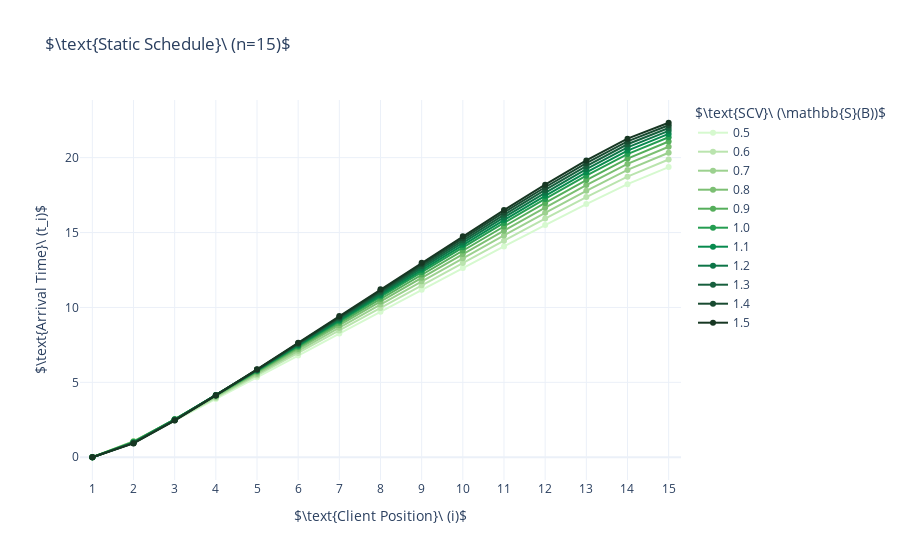
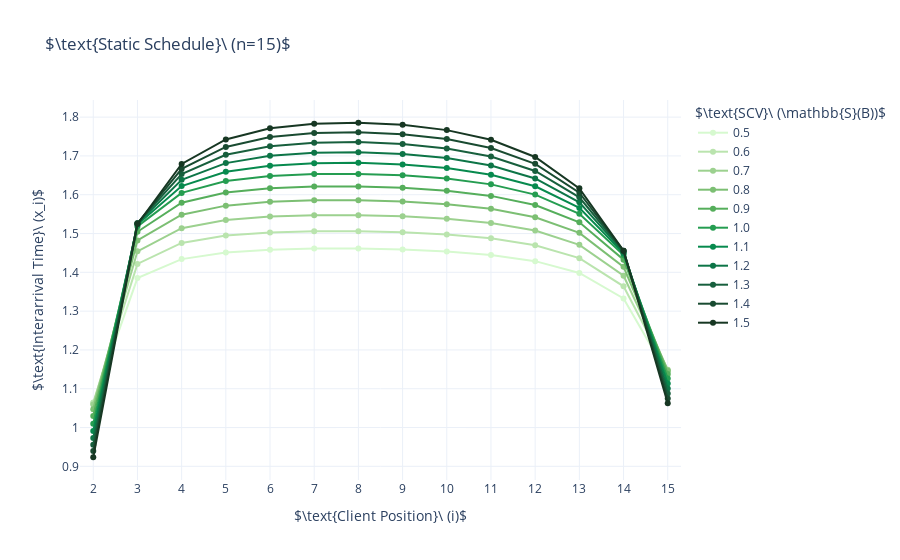

The cell these charts' notebook holds for them, in order:
### Markdown cell above
We draw the following plot.

### Code cell
omega = 0.5
n = 15

schedules = []
costs = []

SCV_list = np.arange(0.5,1.51,0.1)

for SCV in SCV_list:
    
    url = f'http://www.appointmentscheduling.info/index.php?SCV={SCV:.1f}&N={n}&omega={omega}&objFun=1'

    # opening up connection, grabbing the page
    uClient = urlopen(url)
    page_html = uClient.read()
    uClient.close()

    # html parsing
    page_soup = soup(page_html, "html.parser")
    table = page_soup.findAll("table", {"class": "bordered"})[1]

    # get appointment schedule
    df = pd.read_html(str(table))[0]
    schedule = df[df.columns[2]].values[:-2]
    
    schedules += [schedule]
    # costs += [static_cost_hyp(schedule, K, p, mu, omega)]

# plot arrival times
palette = cycle(px.colors.sequential.algae)
fig = go.Figure()

for i in range(len(SCV_list)):
    
    fig.add_trace(go.Scatter(x=np.arange(1,n+1), y=schedules[i], name=f'{SCV_list[i]:.1f}', marker_color=next(palette)))

fig.update_layout(
    template='plotly_white',
    title='$\\text{Static Schedule}\ (n=15)$',
    legend_title="$\\text{SCV}\ (\mathbb{S}(B))$", 
    xaxis={'title': '$\\text{Client Position}\ (i)$', 'range': [0.7, n + 0.3], 'dtick': 1},
    yaxis={'title': '$\\text{Arrival Time}\ (t_i)$'}
)

fig.show()

# plot interarrival times
palette = cycle(px.colors.sequential.algae)
fig = go.Figure()

inter_times = np.diff(schedules)

for i in range(len(SCV_list)):
    
    fig.add_trace(go.Scatter(x=np.arange(2,n+1), y=inter_times[i], name=f'{SCV_list[i]:.1f}', marker_color=next(palette)))

fig.update_layout(
    template='plotly_white',
    title='$\\text{Static Schedule}\ (n=15)$',
    legend_title="$\\text{SCV}\ (\mathbb{S}(B))$", 
    xaxis={'title': '$\\text{Client Position}\ (i)$', 'range': [1.7, n + 0.3], 'dtick': 1},
    yaxis={'title': '$\\text{Interarrival Time}\ (x_i)$'}
)

fig.show()

### Figure 1 — Plotly figure (JSON) as saved in the notebook; plotly's stock layout.template omitted (floating-point values rounded to 4 significant figures)
{"data": [{"marker": {"color": "rgb(214, 249, 207)"}, "name": "0.5", "type": "scatter", "x": [1, 2, 3, 4, 5, 6, 7, 8, 9, 10, 11, 12, 13, 14, 15], "y": [0, 1.062, 2.448, 3.882, 5.333, 6.792, 8.253, 9.714, 11.17, 12.63, 14.07, 15.5, 16.9, 18.23, 19.37]}, {"marker": {"color": "rgb(186, 228, 174)"}, "name": "0.6", "type": "scatter", "x": [1, 2, 3, 4, 5, 6, 7, 8, 9, 10, 11, 12, 13, 14, 15], "y": [0, 1.065, 2.486, 3.962, 5.457, 6.96, 8.465, 9.971, 11.47, 12.97, 14.46, 15.93, 17.37, 18.73, 19.88]}, {"marker": {"color": "rgb(156, 209, 143)"}, "name": "0.7", "type": "scatter", "x": [1, 2, 3, 4, 5, 6, 7, 8, 9, 10, 11, 12, 13, 14, 15], "y": [0, 1.059, 2.514, 4.027, 5.562, 7.106, 8.653, 10.2, 11.74, 13.28, 14.81, 16.32, 17.79, 19.18, 20.33]}, {"marker": {"color": "rgb(124, 191, 115)"}, "name": "0.8", "type": "scatter", "x": [1, 2, 3, 4, 5, 6, 7, 8, 9, 10, 11, 12, 13, 14, 15], "y": [0, 1.047, 2.529, 4.078, 5.65, 7.231, 8.817, 10.4, 11.99, 13.56, 15.12, 16.67, 18.17, 19.58, 20.73]}, {"marker": {"color": "rgb(85, 174, 91)"}, "name": "0.9", "type": "scatter", "x": [1, 2, 3, 4, 5, 6, 7, 8, 9, 10, 11, 12, 13, 14, 15], "y": [0, 1.03, 2.534, 4.114, 5.72, 7.336, 8.957, 10.58, 12.2, 13.81, 15.4, 16.98, 18.51, 19.94, 21.08]}, {"marker": {"color": "rgb(37, 157, 81)"}, "name": "1.0", "type": "scatter", "x": [1, 2, 3, 4, 5, 6, 7, 8, 9, 10, 11, 12, 13, 14, 15], "y": [0, 1.01, 2.528, 4.133, 5.768, 7.417, 9.07, 10.72, 12.37, 14.02, 15.64, 17.24, 18.79, 20.24, 21.36]}, {"marker": {"color": "rgb(7, 138, 78)"}, "name": "1.1", "type": "scatter", "x": [1, 2, 3, 4, 5, 6, 7, 8, 9, 10, 11, 12, 13, 14, 15], "y": [0, 0.9913, 2.514, 4.137, 5.796, 7.471, 9.152, 10.83, 12.51, 14.18, 15.83, 17.45, 19.02, 20.47, 21.58]}, {"marker": {"color": "rgb(13, 117, 71)"}, "name": "1.2", "type": "scatter", "x": [1, 2, 3, 4, 5, 6, 7, 8, 9, 10, 11, 12, 13, 14, 15], "y": [0, 0.9732, 2.499, 4.138, 5.819, 7.519, 9.228, 10.94, 12.64, 14.34, 16.01, 17.65, 19.23, 20.69, 21.79]}, {"marker": {"color": "rgb(23, 95, 61)"}, "name": "1.3", "type": "scatter", "x": [1, 2, 3, 4, 5, 6, 7, 8, 9, 10, 11, 12, 13, 14, 15], "y": [0, 0.9559, 2.483, 4.136, 5.839, 7.564, 9.298, 11.03, 12.76, 14.48, 16.18, 17.84, 19.44, 20.89, 21.98]}, {"marker": {"color": "rgb(25, 75, 49)"}, "name": "1.4", "type": "scatter", "x": [1, 2, 3, 4, 5, 6, 7, 8, 9, 10, 11, 12, 13, 14, 15], "y": [0, 0.9392, 2.465, 4.132, 5.856, 7.604, 9.363, 11.12, 12.88, 14.62, 16.34, 18.02, 19.63, 21.08, 22.16]}, {"marker": {"color": "rgb(23, 55, 35)"}, "name": "1.5", "type": "scatter", "x": [1, 2, 3, 4, 5, 6, 7, 8, 9, 10, 11, 12, 13, 14, 15], "y": [0, 0.9234, 2.448, 4.127, 5.869, 7.641, 9.424, 11.21, 12.99, 14.76, 16.5, 18.19, 19.81, 21.27, 22.33]}], "layout": {"legend": {"title": {"text": "$\\text{SCV}\\ (\\mathbb{S}(B))$"}}, "title": {"text": "$\\text{Static Schedule}\\ (n=15)$"}, "xaxis": {"dtick": 1, "range": [0.7, 15.3], "title": {"text": "$\\text{Client Position}\\ (i)$"}}, "yaxis": {"title": {"text": "$\\text{Arrival Time}\\ (t_i)$"}}}}

### Figure 2 — Plotly figure (JSON) as saved in the notebook; plotly's stock layout.template omitted (floating-point values rounded to 4 significant figures)
{"data": [{"marker": {"color": "rgb(214, 249, 207)"}, "name": "0.5", "type": "scatter", "x": [2, 3, 4, 5, 6, 7, 8, 9, 10, 11, 12, 13, 14, 15], "y": [1.062, 1.385, 1.434, 1.451, 1.458, 1.461, 1.461, 1.459, 1.454, 1.445, 1.429, 1.399, 1.333, 1.136]}, {"marker": {"color": "rgb(186, 228, 174)"}, "name": "0.6", "type": "scatter", "x": [2, 3, 4, 5, 6, 7, 8, 9, 10, 11, 12, 13, 14, 15], "y": [1.065, 1.422, 1.476, 1.495, 1.503, 1.506, 1.506, 1.503, 1.498, 1.488, 1.47, 1.437, 1.364, 1.146]}, {"marker": {"color": "rgb(156, 209, 143)"}, "name": "0.7", "type": "scatter", "x": [2, 3, 4, 5, 6, 7, 8, 9, 10, 11, 12, 13, 14, 15], "y": [1.059, 1.454, 1.514, 1.535, 1.544, 1.547, 1.547, 1.544, 1.538, 1.527, 1.508, 1.471, 1.391, 1.149]}, {"marker": {"color": "rgb(124, 191, 115)"}, "name": "0.8", "type": "scatter", "x": [2, 3, 4, 5, 6, 7, 8, 9, 10, 11, 12, 13, 14, 15], "y": [1.047, 1.482, 1.548, 1.572, 1.582, 1.586, 1.586, 1.582, 1.576, 1.564, 1.542, 1.502, 1.414, 1.146]}, {"marker": {"color": "rgb(85, 174, 91)"}, "name": "0.9", "type": "scatter", "x": [2, 3, 4, 5, 6, 7, 8, 9, 10, 11, 12, 13, 14, 15], "y": [1.03, 1.505, 1.579, 1.606, 1.617, 1.621, 1.621, 1.618, 1.61, 1.597, 1.573, 1.529, 1.433, 1.138]}, {"marker": {"color": "rgb(37, 157, 81)"}, "name": "1.0", "type": "scatter", "x": [2, 3, 4, 5, 6, 7, 8, 9, 10, 11, 12, 13, 14, 15], "y": [1.01, 1.518, 1.605, 1.635, 1.648, 1.653, 1.654, 1.65, 1.642, 1.627, 1.6, 1.551, 1.444, 1.126]}, {"marker": {"color": "rgb(7, 138, 78)"}, "name": "1.1", "type": "scatter", "x": [2, 3, 4, 5, 6, 7, 8, 9, 10, 11, 12, 13, 14, 15], "y": [0.9913, 1.523, 1.622, 1.659, 1.675, 1.681, 1.682, 1.678, 1.669, 1.652, 1.622, 1.566, 1.449, 1.113]}, {"marker": {"color": "rgb(13, 117, 71)"}, "name": "1.2", "type": "scatter", "x": [2, 3, 4, 5, 6, 7, 8, 9, 10, 11, 12, 13, 14, 15], "y": [0.9732, 1.526, 1.639, 1.681, 1.7, 1.708, 1.709, 1.705, 1.694, 1.675, 1.642, 1.58, 1.453, 1.101]}, {"marker": {"color": "rgb(23, 95, 61)"}, "name": "1.3", "type": "scatter", "x": [2, 3, 4, 5, 6, 7, 8, 9, 10, 11, 12, 13, 14, 15], "y": [0.9559, 1.527, 1.653, 1.703, 1.725, 1.734, 1.736, 1.731, 1.719, 1.698, 1.661, 1.593, 1.455, 1.088]}, {"marker": {"color": "rgb(25, 75, 49)"}, "name": "1.4", "type": "scatter", "x": [2, 3, 4, 5, 6, 7, 8, 9, 10, 11, 12, 13, 14, 15], "y": [0.9392, 1.526, 1.667, 1.723, 1.748, 1.759, 1.761, 1.756, 1.743, 1.72, 1.68, 1.605, 1.456, 1.075]}, {"marker": {"color": "rgb(23, 55, 35)"}, "name": "1.5", "type": "scatter", "x": [2, 3, 4, 5, 6, 7, 8, 9, 10, 11, 12, 13, 14, 15], "y": [0.9234, 1.524, 1.679, 1.742, 1.771, 1.783, 1.785, 1.78, 1.767, 1.741, 1.697, 1.616, 1.456, 1.062]}], "layout": {"legend": {"title": {"text": "$\\text{SCV}\\ (\\mathbb{S}(B))$"}}, "title": {"text": "$\\text{Static Schedule}\\ (n=15)$"}, "xaxis": {"dtick": 1, "range": [1.7, 15.3], "title": {"text": "$\\text{Client Position}\\ (i)$"}}, "yaxis": {"title": {"text": "$\\text{Interarrival Time}\\ (x_i)$"}}}}
